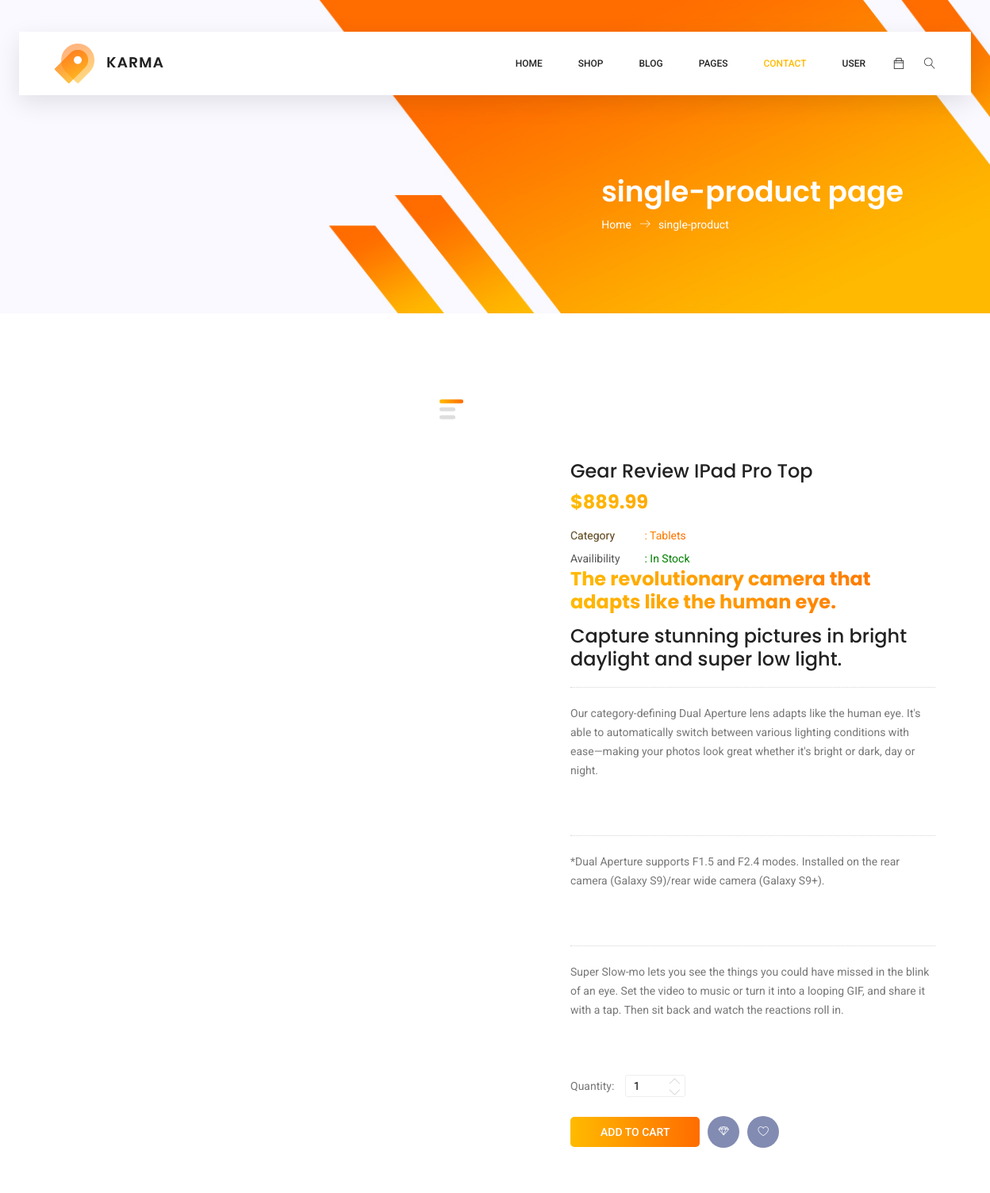
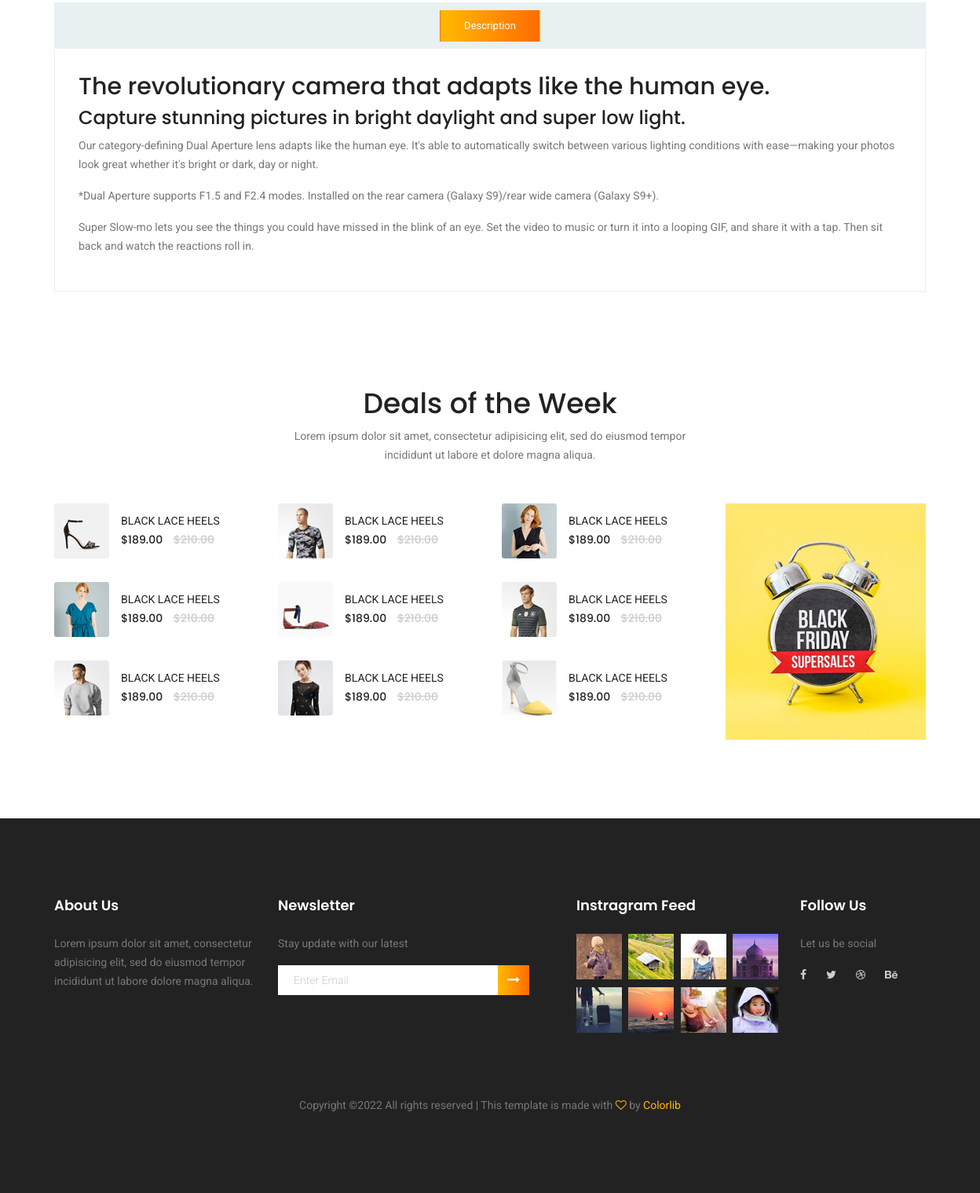
The app's page /single-product.php?productid=39 with its own data (2 pictures, top to bottom).
### tables this page shows
CREATE TABLE `products` (
  `id` int(11) NOT NULL,
  `category_id` int(11) NOT NULL,
  `name` text NOT NULL,
  `description` text NOT NULL,
  `slug` varchar(200) NOT NULL,
  `price` double NOT NULL,
  `photo` varchar(200) NOT NULL,
  `date_view` date NOT NULL,
  `counter` int(11) NOT NULL
);

CREATE TABLE `category` (
  `id` int(11) NOT NULL,
  `name` varchar(100) NOT NULL,
  `cat_slug` varchar(150) NOT NULL
);

### single-product.php (the view, shortened to what this page needs)
<?php
include("includes/header.php");
$servername = "localhost";
$username = "root";
$password = "";
$dbname = "ecomm";
if (isset($_GET["productid"])) {
	$proid = $_GET["productid"];
	try {
		$conn = new PDO("mysql:host=$servername;dbname=$dbname", $username, $password);
		$conn->setAttribute(PDO::ATTR_ERRMODE, PDO::ERRMODE_EXCEPTION);
		$sql = "SELECT products.id,products.name,products.description,products.price,products.photo,products.counter, category.name AS 'cate_name' FROM `products` INNER JOIN category ON products.category_id = category.id WHERE products.id=:productid;";
		$stmt = $conn->prepare($sql);
		$stmt->bindParam(':productid', $proid);
		$stmt->execute();
		$data = $stmt->fetch();
	} catch (PDOException $e) {
		$message = $e->getMessage();
	}
}
?>
<div class="product_image_area">
	<div class="container">
		<div class="row s_product_inner">
			<div class="col-lg-6">
				<div class="s_Product_carousel">
				</div>
			</div>
			<div class="col-lg-5 offset-lg-1">
				<div class="s_product_text">
					<h3><?php echo $data['name'];?></h3>
					<h2>$<?php echo $data['price'];?></h2>
					<ul class="list">
						<li><a class="active" href="#"><span>Category</span> : <?php echo $data["cate_name"];?></a></li>
						<li><a href="#"><span>Availibility</span>
						<?php
						if( $data['counter'] > 0):
						?>
						<span style="color: green">
						: In Stock
						</span>
						<?php
						else:
						?>
						<span style="color: red">
						: Out Of Stock
						</span>
						<?php
						endif;
						?>
					</a></li>
					</ul>
					<?php echo $data["description"]?>
					<div class="product_count">
						<label for="qty">Quantity:</label>
						<input type="text" name="qty" id="sst" maxlength="12" value="1" title="Quantity:" class="input-text qty">
						<button onclick="var result = document.getElementById('sst'); var sst = result.value; if( !isNaN( sst )) result.value++;return false;" class="increase items-count" type="button"><i class="lnr lnr-chevron-up"></i></button>
						<button onclick="var result = document.getElementById('sst'); var sst = result.value; if( !isNaN( sst ) && sst > 0 ) result.value--;return false;" class="reduced items-count" type="button"><i class="lnr lnr-chevron-down"></i></button>
					</div>
					<div class="card_area d-flex align-items-center">
						<a class="primary-btn" href="#">Add to Cart</a>
						<a class="icon_btn" href="#"><i class="lnr lnr lnr-diamond"></i></a>
						<a class="icon_btn" href="#"><i class="lnr lnr lnr-heart"></i></a>
					</div>
				</div>
			</div>
		</div>
	</div>
</div>
<section class="product_description_area">
	<div class="container">
		<ul class="nav nav-tabs" id="myTab" role="tablist">
			<li class="nav-item">
				<a class="nav-link active" id="home-tab" data-toggle="tab" href="#home" role="tab" aria-controls="home" aria-selected="true">Description</a>
			</li>
		</ul>
		<div class="tab-content" id="myTabContent">
			<div class="tab-pane fade show active" id="home" role="tabpanel" aria-labelledby="home-tab">
			<?php echo $data["description"]?>
			</div>
		</div>
	</div>
</section>
<section class="related-product-area section_gap_bottom">
	<div class="container">
		<div class="row justify-content-center">
			<div class="col-lg-6 text-center">
				<div class="section-title">
					<h1>Deals of the Week</h1>
					<p>Lorem ipsum dolor sit amet, consectetur adipisicing elit, sed do eiusmod tempor incididunt ut labore et dolore
						magna aliqua.</p>
				</div>
			</div>
		</div>
		<div class="row">
			<div class="col-lg-9">
				<div class="row">
					<div class="col-lg-4 col-md-4 col-sm-6 mb-20">
						<div class="single-related-product d-flex">
							<a href="#"><img src="img/r1.jpg" alt=""></a>
							<div class="desc">
								<a href="#" class="title">Black lace Heels</a>
								<div class="price">
									<h6>$189.00</h6>
									<h6 class="l-through">$210.00</h6>
								</div>
							</div>
						</div>
					</div>
					<div class="col-lg-4 col-md-4 col-sm-6 mb-20">
						<div class="single-related-product d-flex">
							<a href="#"><img src="img/r2.jpg" alt=""></a>
							<div class="desc">
								<a href="#" class="title">Black lace Heels</a>
								<div class="price">
									<h6>$189.00</h6>
									<h6 class="l-through">$210.00</h6>
								</div>
							</div>
						</div>
					</div>
					<div class="col-lg-4 col-md-4 col-sm-6 mb-20">
						<div class="single-related-product d-flex">
							<a href="#"><img src="img/r3.jpg" alt=""></a>
							<div class="desc">
								<a href="#" class="title">Black lace Heels</a>
								<div class="price">
									<h6>$189.00</h6>
									<h6 class="l-through">$210.00</h6>
								</div>
							</div>
						</div>
					</div>
					<div class="col-lg-4 col-md-4 col-sm-6 mb-20">
						<div class="single-related-product d-flex">
							<a href="#"><img src="img/r5.jpg" alt=""></a>
							<div class="desc">
								<a href="#" class="title">Black lace Heels</a>
								<div class="price">
									<h6>$189.00</h6>
									<h6 class="l-through">$210.00</h6>
								</div>
							</div>
						</div>
					</div>
					<div class="col-lg-4 col-md-4 col-sm-6 mb-20">
						<div class="single-related-product d-flex">
							<a href="#"><img src="img/r6.jpg" alt=""></a>
							<div class="desc">
								<a href="#" class="title">Black lace Heels</a>
								<div class="price">
									<h6>$189.00</h6>
									<h6 class="l-through">$210.00</h6>
								</div>
							</div>
						</div>
					</div>
					<div class="col-lg-4 col-md-4 col-sm-6 mb-20">
						<div class="single-related-product d-flex">
							<a href="#"><img src="img/r7.jpg" alt=""></a>
							<div class="desc">
								<a href="#" class="title">Black lace Heels</a>
								<div class="price">
									<h6>$189.00</h6>
									<h6 class="l-through">$210.00</h6>
								</div>
							</div>
						</div>
					</div>
					<div class="col-lg-4 col-md-4 col-sm-6">
						<div class="single-related-product d-flex">
							<a href="#"><img src="img/r9.jpg" alt=""></a>
							<div class="desc">
								<a href="#" class="title">Black lace Heels</a>
								<div class="price">
									<h6>$189.00</h6>
									<h6 class="l-through">$210.00</h6>
								</div>
							</div>
						</div>
					</div>
					<div class="col-lg-4 col-md-4 col-sm-6">
						<div class="single-related-product d-flex">
							<a href="#"><img src="img/r10.jpg" alt=""></a>
							<div class="desc">
								<a href="#" class="title">Black lace Heels</a>
								<div class="price">
									<h6>$189.00</h6>
									<h6 class="l-through">$210.00</h6>
								</div>
							</div>
						</div>
					</div>
					<div class="col-lg-4 col-md-4 col-sm-6">
						<div class="single-related-product d-flex">
							<a href="#"><img src="img/r11.jpg" alt=""></a>
							<div class="desc">
								<a href="#" class="title">Black lace Heels</a>
								<div class="price">
									<h6>$189.00</h6>
									<h6 class="l-through">$210.00</h6>
								</div>
							</div>
						</div>
					</div>
				</div>
			</div>
			<div class="col-lg-3">
				<div class="ctg-right">
					<a href="#" target="_blank">
						<img class="img-fluid d-block mx-auto" src="img/category/c5.jpg" alt="">
					</a>
				</div>
			</div>
		</div>
	</div>
</section>
<?php
include("includes/footer.php");
?>

### records on screen
products: name "Gear Review IPad Pro Top", price "889.99", category.name "Tablets", description "The revolutionary camera that adapts like the human eye. Capture stunning pictures in bright daylight and super low light. Our category-defining Dual Aperture lens adapts like the human eye. It's able to automatically switch between various lighting conditions with ease—making your photos look great whether it's bright or dark, day or night. *Dual Aperture supports F1.5 and F2.4 modes. Installed on the rear camera (Galaxy S9)/rear wide camera (Galaxy S9+). Super Slow-mo lets you see the things you could have missed in the blink of an eye. Set the video to music or turn it into a looping GIF, and share it with a tap. Then sit back and watch the reactions roll in."

### other values on screen
pathinfo($_SERVER['PHP_SELF'])['filename'] "single-product"
